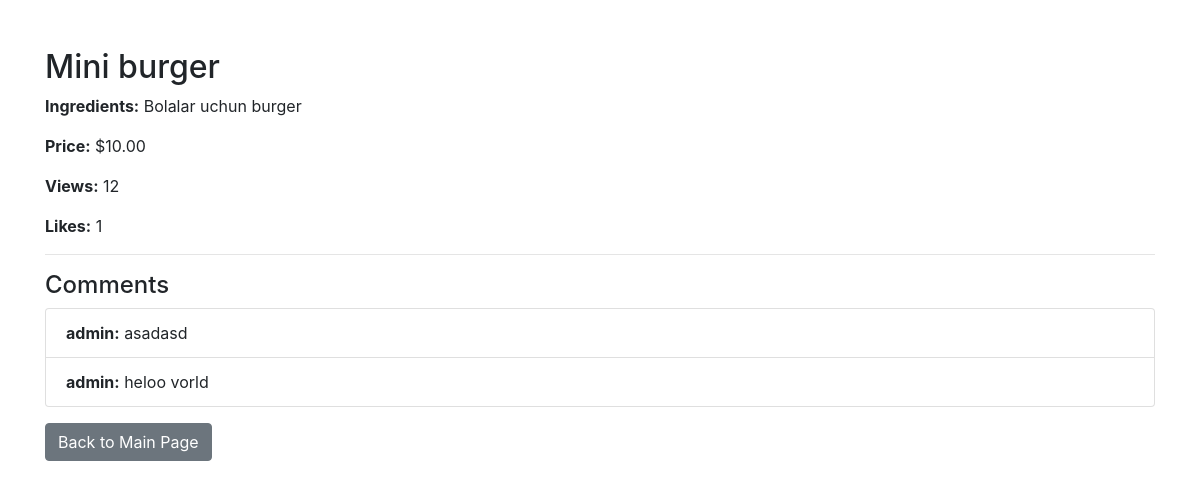
/food/2/, run on the app's committed database.
### food_app/models.py (models this page shows, shortened)
class Food(models.Model):
    food_type = models.ForeignKey(FoodType, on_delete=models.CASCADE, related_name='foods')
    name = models.CharField(max_length=100)
    ingredients = models.TextField()
    price = models.DecimalField(max_digits=6, decimal_places=2)
    view_count = models.IntegerField(default=0)
    like_count = models.IntegerField(default=0)

class Comment(models.Model):
    user = models.ForeignKey(User, on_delete=models.CASCADE)
    food = models.ForeignKey(Food, on_delete=models.CASCADE, related_name='comments')
    content = models.TextField()

### food_app/views.py (the view)
# urls.py: path('food/<int:food_id>/', views.food_detail, name='food_detail'),  # Yangi yo'nalish
def food_detail(request, food_id):
    food = get_object_or_404(Food, id=food_id)
    food.view_count += 1
    food.save()  # Ko'rishlar sonini yangilab saqlash
    comments = Comment.objects.filter(food=food)
    return render(request, 'food_app/food_detail.html', {
        'food': food,
        'comments': comments,
    })

### food_app/templates/food_app/food_detail.html (shortened to what this page needs)
<!DOCTYPE html>
<html lang="en">
<head>
    <link rel="stylesheet" href="https://maxcdn.bootstrapcdn.com/bootstrap/4.0.0/css/bootstrap.min.css">
</head>
<body>
    <div class="container mt-5">
        <h2>{{ food.name }}</h2>
        <p><strong>Ingredients:</strong> {{ food.ingredients }}</p>
        <p><strong>Price:</strong> ${{ food.price }}</p>
        <p><strong>Views:</strong> {{ food.view_count }}</p>
        <p><strong>Likes:</strong> {{ food.like_count }}</p>
        <hr>
        <h4>Comments</h4>
        {% if comments %}
            <ul class="list-group">
                {% for comment in comments %}
                    <li class="list-group-item">
                        <strong>{{ comment.user.username }}:</strong> {{ comment.content }}
                    </li>
                {% endfor %}
            </ul>
        {% else %}
            <p>No comments available for this food item.</p>
        {% endif %}
        <a href="{% url 'main_page' %}" class="btn btn-secondary mt-3">Back to Main Page</a>
    </div>
</body>
</html>

### data on the page
Food: name "Mini burger", ingredients "Bolalar uchun burger", price "10.00", view_count "12", like_count "1"
Comment: user.username "admin", content "asadasd"
Comment: user.username "admin", content "heloo vorld"
